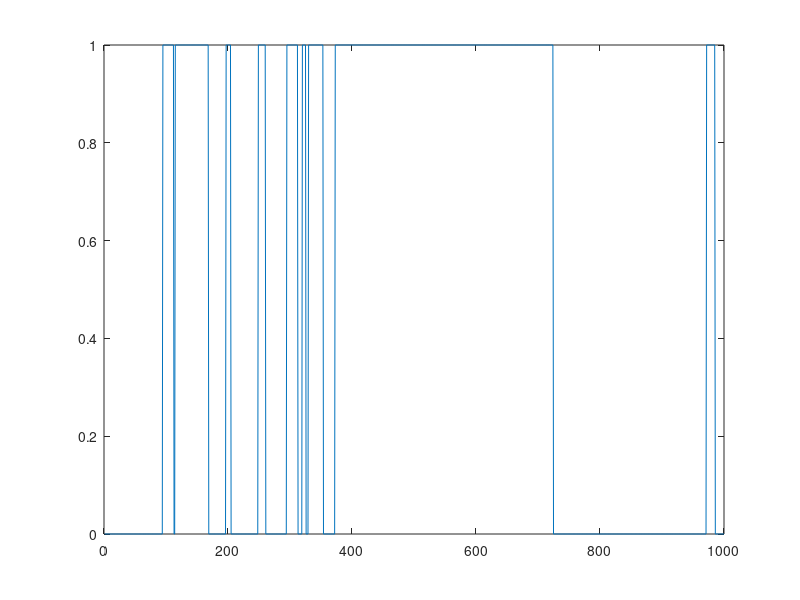

Reproduce this figure in MATLAB.
% ****************************************************
% Note: This is a part of the final code aim at generating random signal
%    with random presence
%  Author: Kevin
%  Date: 11th January, 2017
%  Environment: Matlab R2015b
%  Version: v1.0 (Last Modification Date: 11th January, 2017)
% ****************************************************

clear;

%time
len=1000;
t=1:len;

%randomly set visit start time
visit_time=10;
pd=makedist('Normal','mu',0,'sigma',1);
%generate random number in range [a,b]
a=1; b=len;
start_time=floor((b-a)*rand(visit_time,1)+a);
start_time=start_time';
start_time=sort(start_time,'ascend');

%randomly set leave time 
max_possible_gap=zeros(1,visit_time);
%latest time for a signal to stay
latest_level_time=[start_time(2:end) , len];
for i=1:visit_time
    %calculate the maxiest possible signal stay time
    max_possible_gap(i)=latest_level_time(i)-start_time(i);
end
%randomly set stay time
stay_time=zeros(1,visit_time);
for i=1:visit_time
    a=1; b=max_possible_gap(i); %random number boundry
    %generate random number in range of [a,b]
    stay_time(i)=floor((b-a)*rand(1)+a);
end

%set signal presence state
x=zeros(1,len);
for i=1:visit_time
    %set the signal-presence span as '1'
    x(start_time(i):(start_time(i)+stay_time(i)))=x(start_time(i):(start_time(i)+stay_time(i)))+1;
end
%plot signal-presence status
plot(t,x);


